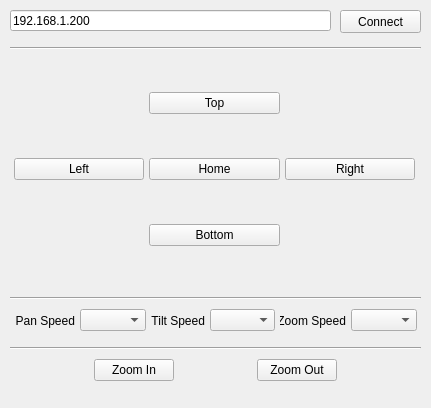
<?xml version="1.0" encoding="UTF-8"?>
<ui version="4.0">
 <class>MainWindow</class>
 <widget class="QMainWindow" name="MainWindow">
  <property name="geometry">
   <rect>
    <x>0</x>
    <y>0</y>
    <width>431</width>
    <height>408</height>
   </rect>
  </property>
  <property name="windowTitle">
   <string>PTZOptics Control Pane</string>
  </property>
  <widget class="QWidget" name="centralWidget">
   <widget class="QLineEdit" name="CameraIP">
    <property name="geometry">
     <rect>
      <x>10</x>
      <y>10</y>
      <width>321</width>
      <height>21</height>
     </rect>
    </property>
    <property name="text">
     <string>192.168.1.200</string>
    </property>
    <property name="placeholderText">
     <string>Camera's IP</string>
    </property>
   </widget>
   <widget class="QPushButton" name="ConnectTo">
    <property name="geometry">
     <rect>
      <x>340</x>
      <y>10</y>
      <width>81</width>
      <height>23</height>
     </rect>
    </property>
    <property name="text">
     <string>Connect</string>
    </property>
    <property name="flat">
     <bool>false</bool>
    </property>
   </widget>
   <widget class="QWidget" name="horizontalLayoutWidget">
    <property name="geometry">
     <rect>
      <x>9</x>
      <y>49</y>
      <width>411</width>
      <height>241</height>
     </rect>
    </property>
    <layout class="QHBoxLayout" name="horizontalLayout">
     <property name="spacing">
      <number>5</number>
     </property>
     <property name="leftMargin">
      <number>5</number>
     </property>
     <property name="topMargin">
      <number>5</number>
     </property>
     <property name="rightMargin">
      <number>5</number>
     </property>
     <property name="bottomMargin">
      <number>5</number>
     </property>
     <item>
      <layout class="QVBoxLayout" name="verticalLayout_3">
       <item>
        <widget class="QPushButton" name="MoveLeft">
         <property name="text">
          <string>Left</string>
         </property>
        </widget>
       </item>
      </layout>
     </item>
     <item>
      <layout class="QVBoxLayout" name="verticalLayout_2">
       <item>
        <widget class="QPushButton" name="MoveTop">
         <property name="text">
          <string>Top</string>
         </property>
        </widget>
       </item>
       <item>
        <widget class="QPushButton" name="MoveHome">
         <property name="text">
          <string>Home</string>
         </property>
        </widget>
       </item>
       <item>
        <widget class="QPushButton" name="MoveBottom">
         <property name="text">
          <string>Bottom</string>
         </property>
        </widget>
       </item>
      </layout>
     </item>
     <item>
      <layout class="QVBoxLayout" name="verticalLayout">
       <item>
        <widget class="QPushButton" name="MoveRight">
         <property name="text">
          <string>Right</string>
         </property>
        </widget>
       </item>
      </layout>
     </item>
    </layout>
   </widget>
   <widget class="QWidget" name="horizontalLayoutWidget_2">
    <property name="geometry">
     <rect>
      <x>10</x>
      <y>350</y>
      <width>411</width>
      <height>41</height>
     </rect>
    </property>
    <layout class="QHBoxLayout" name="horizontalLayout_2">
     <property name="spacing">
      <number>5</number>
     </property>
     <property name="leftMargin">
      <number>5</number>
     </property>
     <property name="topMargin">
      <number>5</number>
     </property>
     <property name="rightMargin">
      <number>5</number>
     </property>
     <property name="bottomMargin">
      <number>5</number>
     </property>
     <item>
      <spacer name="horizontalSpacer_2">
       <property name="orientation">
        <enum>Qt::Horizontal</enum>
       </property>
       <property name="sizeHint" stdset="0">
        <size>
         <width>40</width>
         <height>20</height>
        </size>
       </property>
      </spacer>
     </item>
     <item>
      <widget class="QPushButton" name="ZoomIn">
       <property name="text">
        <string>Zoom In</string>
       </property>
      </widget>
     </item>
     <item>
      <spacer name="horizontalSpacer_3">
       <property name="orientation">
        <enum>Qt::Horizontal</enum>
       </property>
       <property name="sizeHint" stdset="0">
        <size>
         <width>40</width>
         <height>20</height>
        </size>
       </property>
      </spacer>
     </item>
     <item>
      <widget class="QPushButton" name="ZoomOut">
       <property name="text">
        <string>Zoom Out</string>
       </property>
      </widget>
     </item>
     <item>
      <spacer name="horizontalSpacer_4">
       <property name="orientation">
        <enum>Qt::Horizontal</enum>
       </property>
       <property name="sizeHint" stdset="0">
        <size>
         <width>40</width>
         <height>20</height>
        </size>
       </property>
      </spacer>
     </item>
    </layout>
   </widget>
   <widget class="QWidget" name="horizontalLayoutWidget_3">
    <property name="geometry">
     <rect>
      <x>10</x>
      <y>300</y>
      <width>412</width>
      <height>41</height>
     </rect>
    </property>
    <layout class="QHBoxLayout" name="horizontalLayout_3">
     <property name="spacing">
      <number>5</number>
     </property>
     <property name="leftMargin">
      <number>5</number>
     </property>
     <property name="topMargin">
      <number>5</number>
     </property>
     <property name="rightMargin">
      <number>5</number>
     </property>
     <property name="bottomMargin">
      <number>5</number>
     </property>
     <item>
      <widget class="QLabel" name="label">
       <property name="text">
        <string>Pan Speed</string>
       </property>
       <property name="alignment">
        <set>Qt::AlignRight|Qt::AlignTrailing|Qt::AlignVCenter</set>
       </property>
      </widget>
     </item>
     <item>
      <widget class="QComboBox" name="panSpeed"/>
     </item>
     <item>
      <widget class="QLabel" name="label_3">
       <property name="text">
        <string>Tilt Speed</string>
       </property>
       <property name="alignment">
        <set>Qt::AlignRight|Qt::AlignTrailing|Qt::AlignVCenter</set>
       </property>
      </widget>
     </item>
     <item>
      <widget class="QComboBox" name="tiltSpeed"/>
     </item>
     <item>
      <widget class="QLabel" name="label_2">
       <property name="text">
        <string>Zoom Speed</string>
       </property>
       <property name="alignment">
        <set>Qt::AlignRight|Qt::AlignTrailing|Qt::AlignVCenter</set>
       </property>
      </widget>
     </item>
     <item>
      <widget class="QComboBox" name="zoomSpeed"/>
     </item>
    </layout>
   </widget>
   <widget class="Line" name="line">
    <property name="geometry">
     <rect>
      <x>10</x>
      <y>340</y>
      <width>411</width>
      <height>16</height>
     </rect>
    </property>
    <property name="orientation">
     <enum>Qt::Horizontal</enum>
    </property>
   </widget>
   <widget class="Line" name="line_2">
    <property name="geometry">
     <rect>
      <x>10</x>
      <y>290</y>
      <width>411</width>
      <height>16</height>
     </rect>
    </property>
    <property name="orientation">
     <enum>Qt::Horizontal</enum>
    </property>
   </widget>
   <widget class="Line" name="line_3">
    <property name="geometry">
     <rect>
      <x>10</x>
      <y>40</y>
      <width>411</width>
      <height>16</height>
     </rect>
    </property>
    <property name="orientation">
     <enum>Qt::Horizontal</enum>
    </property>
   </widget>
  </widget>
 </widget>
 <layoutdefault spacing="6" margin="11"/>
 <resources/>
 <connections/>
</ui>
